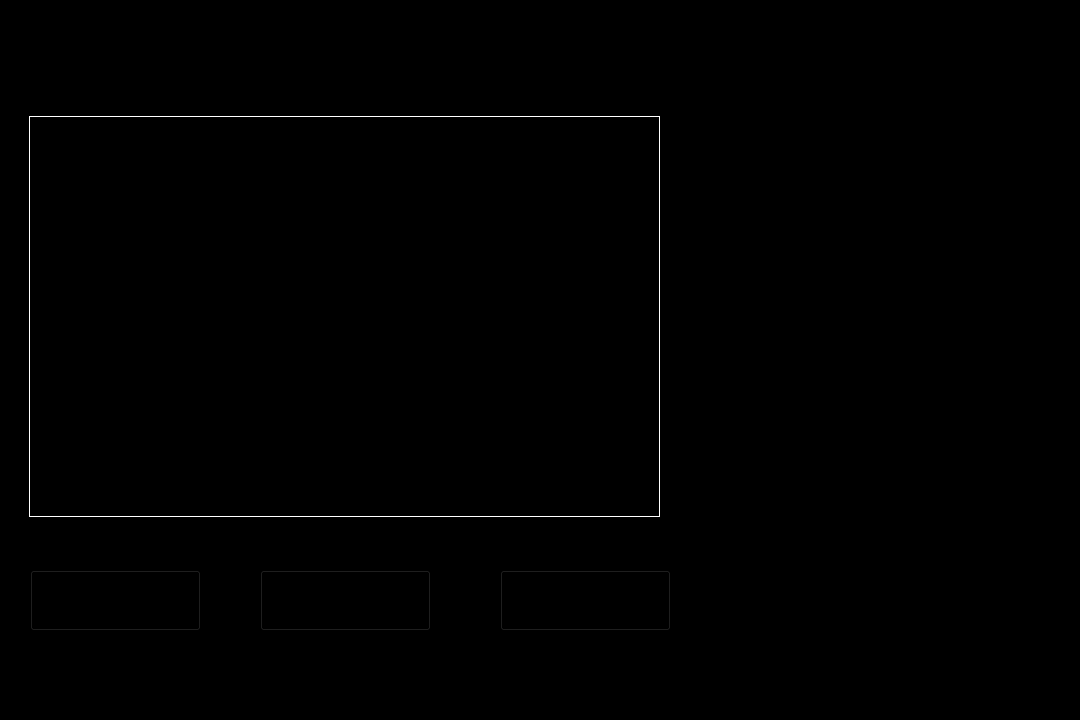
<?xml version="1.0" encoding="UTF-8"?>
<ui version="4.0">
 <class>Widget</class>
 <widget class="QWidget" name="Widget">
  <property name="geometry">
   <rect>
    <x>0</x>
    <y>0</y>
    <width>1080</width>
    <height>720</height>
   </rect>
  </property>
  <property name="windowTitle">
   <string>Widget</string>
  </property>
  <property name="styleSheet">
   <string notr="true">background-color: rgb(0, 0, 0);</string>
  </property>
  <widget class="QLabel" name="label_3">
   <property name="geometry">
    <rect>
     <x>29</x>
     <y>116</y>
     <width>631</width>
     <height>401</height>
    </rect>
   </property>
   <property name="styleSheet">
    <string notr="true">border-color: rgb(255, 255, 255);
color: rgb(255, 255, 255);
border-style: solid;
border-width: 1px;</string>
   </property>
   <property name="text">
    <string/>
   </property>
  </widget>
  <widget class="QPushButton" name="backBtn">
   <property name="geometry">
    <rect>
     <x>260</x>
     <y>570</y>
     <width>171</width>
     <height>61</height>
    </rect>
   </property>
   <property name="cursor">
    <cursorShape>PointingHandCursor</cursorShape>
   </property>
   <property name="styleSheet">
    <string notr="true">border-image: url(:/JarvisImages/backButton.png);</string>
   </property>
   <property name="text">
    <string/>
   </property>
  </widget>
  <widget class="QLabel" name="label">
   <property name="geometry">
    <rect>
     <x>260</x>
     <y>10</y>
     <width>531</width>
     <height>81</height>
    </rect>
   </property>
   <property name="text">
    <string/>
   </property>
   <property name="pixmap">
    <pixmap>../JarvisImages/logo.png</pixmap>
   </property>
   <property name="scaledContents">
    <bool>true</bool>
   </property>
  </widget>
  <widget class="QLabel" name="label_2">
   <property name="geometry">
    <rect>
     <x>720</x>
     <y>100</y>
     <width>321</width>
     <height>511</height>
    </rect>
   </property>
   <property name="text">
    <string/>
   </property>
   <property name="pixmap">
    <pixmap>../JarvisImages/ironmanSidePose.jpg</pixmap>
   </property>
   <property name="scaledContents">
    <bool>true</bool>
   </property>
  </widget>
  <widget class="QPushButton" name="exitBtn">
   <property name="geometry">
    <rect>
     <x>500</x>
     <y>570</y>
     <width>171</width>
     <height>61</height>
    </rect>
   </property>
   <property name="styleSheet">
    <string notr="true">border-image: url(:/JarvisImages/exitButton.png);</string>
   </property>
   <property name="text">
    <string/>
   </property>
  </widget>
  <widget class="QPushButton" name="captureBtn">
   <property name="geometry">
    <rect>
     <x>30</x>
     <y>570</y>
     <width>171</width>
     <height>61</height>
    </rect>
   </property>
   <property name="cursor">
    <cursorShape>PointingHandCursor</cursorShape>
   </property>
   <property name="styleSheet">
    <string notr="true">border-image: url(:/JarvisImages/capture.png);</string>
   </property>
   <property name="text">
    <string/>
   </property>
  </widget>
 </widget>
 <resources/>
 <connections/>
</ui>
